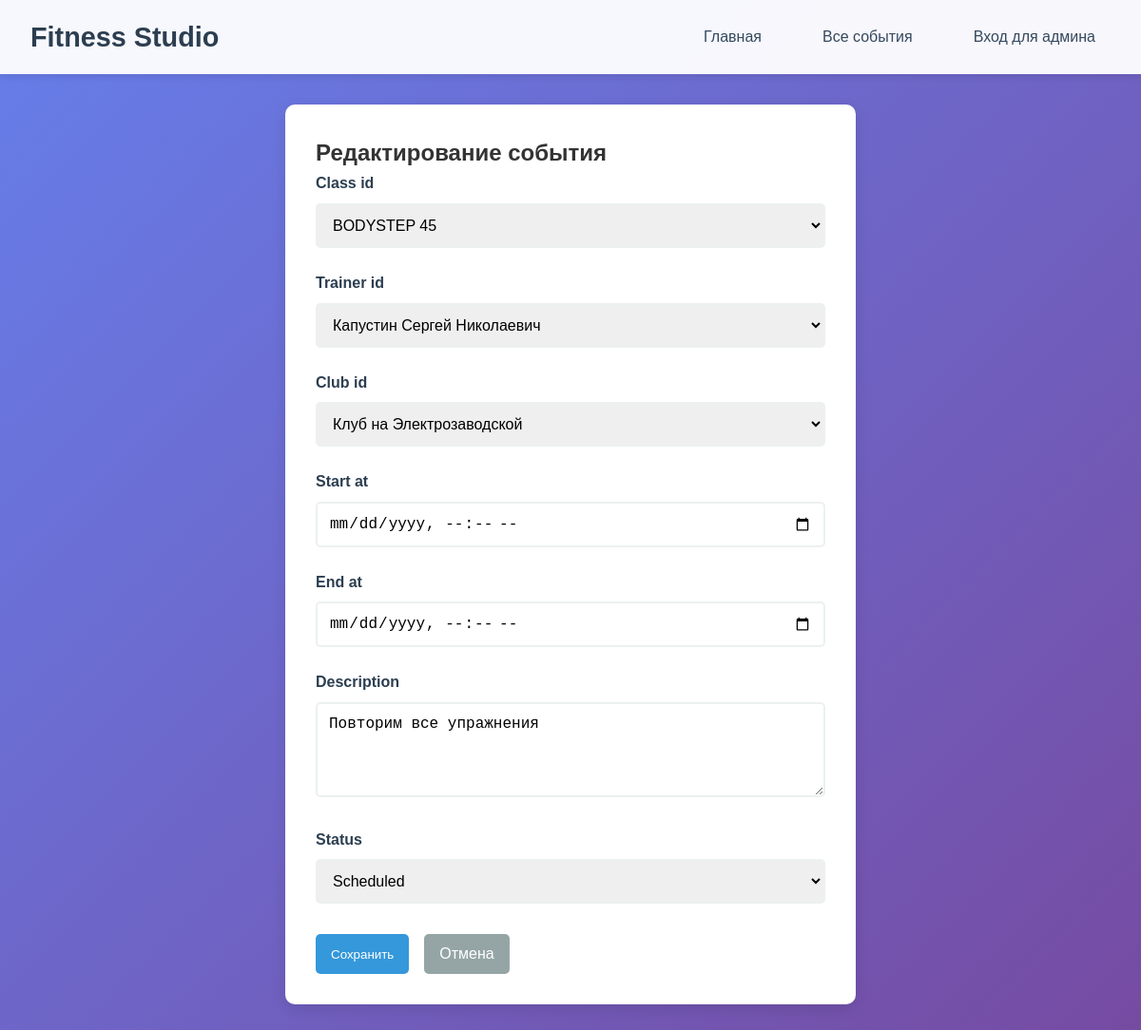
Screenshot of /events/2133dde0-c073-403a-ab0b-8fffd26d7103/edit/ (signed in) with the database file from the repository.
### FitnessStudio/models.py (models this page shows, shortened)
class Event(models.Model):
    STATUS_CHOICES = [
        ('scheduled', 'Scheduled'),
        ('cancelled', 'Cancelled'),
        ('completed', 'Completed'),
    ]
    id = models.UUIDField(primary_key=True, default=uuid.uuid4, editable=False)
    class_id = models.ForeignKey(Class, on_delete=models.CASCADE, related_name='events')
    trainer_id = models.ForeignKey(Trainer, on_delete=models.CASCADE, related_name='events')
    club_id = models.ForeignKey(Club, on_delete=models.CASCADE, related_name='events')
    booked_count = models.PositiveIntegerField(default=0)
    description = models.TextField(blank=True)
    start_at = models.DateTimeField(verbose_name="Start at")
    end_at = models.DateTimeField(verbose_name="End at")
    status = models.CharField(max_length=20, choices=STATUS_CHOICES, default='scheduled')

### FitnessStudio/views.py (the view)
# urls.py: path('events/<uuid:event_id>/edit/', views.event_edit, name='event_edit'),
@login_required
def event_edit(request, event_id):
    event = get_object_or_404(Event, pk=event_id)
    if request.method == 'POST':
        form = EventForm(request.POST, instance=event)
        if form.is_valid():
            form.save()
            messages.success(request, 'Событие успешно обновлено!')
            return redirect('event_list')
    else:
        form = EventForm(instance=event)
    return render(request, 'FitnessStudio/event_form.html', {
        'form': form,
        'title': 'Редактирование события',
        'event': event
    })

### FitnessStudio/forms.py
class EventForm(forms.ModelForm):
    class Meta:
        model = Event
        fields = ['class_id', 'trainer_id', 'club_id', 'start_at', 'end_at', 'description', 'status']
        widgets = {
            'start_at': forms.DateTimeInput(attrs={'type': 'datetime-local'}),
            'end_at': forms.DateTimeInput(attrs={'type': 'datetime-local'}),
            'description': forms.Textarea(attrs={'rows': 4}),
        }
    def __init__(self, *args, **kwargs):
        super().__init__(*args, **kwargs)
        for field in self.fields:
            self.fields[field].widget.attrs.update({'class': 'form-control'})

### FitnessStudio/models.py (called while the page is built)
    def __str__(self):
        return f"{self.name}"

    def __str__(self):
        return self.title

    def __str__(self):
        return self.full_name

### FitnessStudio/templates/FitnessStudio/event_form.html (shortened to what this page needs)
{% extends "FitnessStudio/base.html" %}
{% block content %}
<div class="form-container">
    <h2>{{ title }}</h2>
    <form method="post" class="event-form">
        {% for field in form %}
        <div class="form-group">
            <label>{{ field.label }}</label>
            {{ field }}
        </div>
        {% endfor %}
        <div class="form-actions">
            <button type="submit" class="btn btn-primary">Сохранить</button>
            <a href="{% url 'event_list' %}" class="btn btn-secondary">Отмена</a>
        </div>
    </form>
</div>
{% endblock %}

### FitnessStudio/static/FitnessStudio/css/style.css (style rules this page uses)
* { margin: 0; padding: 0; box-sizing: border-box; }
body { font-family: 'Arial', sans-serif; line-height: 1.6; color: #333; background: linear-gradient(135deg, #667eea 0%, #764ba2 100%); min-height: 100vh; }
.btn { display: inline-block; padding: 0.5rem 1rem; border: none; border-radius: 5px; text-decoration: none; cursor: pointer; transition: all 0.3s ease; }
.btn-primary { background: #3498db; color: white; }
.btn-secondary { background: #95a5a6; color: white; }
.form-container { background: white; border-radius: 10px; padding: 2rem; box-shadow: 0 5px 15px rgba(0,0,0,0.1); max-width: 600px; margin: 0 auto; }
.form-group { margin-bottom: 1.5rem; }
.form-group label { display: block; margin-bottom: 0.5rem; font-weight: 600; color: #2c3e50; }
.form-control { width: 100%; padding: 0.75rem; border: 2px solid #ecf0f1; border-radius: 5px; font-size: 1rem; transition: border-color 0.3s ease; }
.form-actions { display: flex; gap: 1rem; margin-top: 2rem; }

### rows the page displays
Event: form "BODYSTEP 45" "Капустин Сергей Николаевич" "Клуб на Электрозаводской" "Повторим все упражнения" "Scheduled"

### other values shown
{{ title }} "Редактирование события"
{{ field.label }} "Class id" "Trainer id" "Club id" "Start at" "End at" "Description" "Status"
